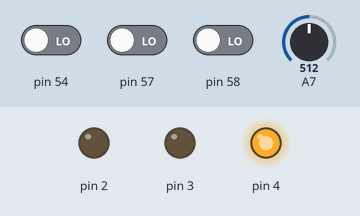
Recording of a sketch running on a simulated Arduino Mega 2560, built with avr-gcc and run on an emulated ATmega2560. Parts: output pins drawn as LEDs (lit = HIGH). Inputs (shaded band) come from the test bench; at power-on: pin 54 LOW, pin 57 LOW, pin 58 LOW, A7 = 512.

Above: at 1.2 s.
1.3 s: pin 54 driven HIGH
At 2.3 s:
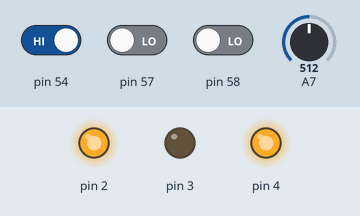
2.8 s: pin 54 driven LOW
At 3.5 s:
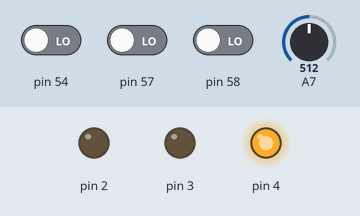
4.3 s: pin 57 driven HIGH and pin 58 driven HIGH
At 4.6 s:
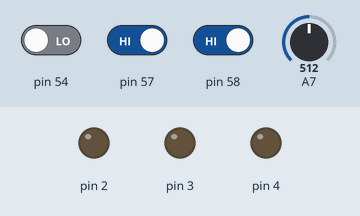
5.8 s: pin 54 driven HIGH
At 7.0 s:
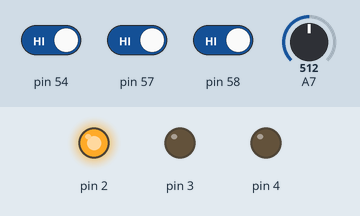
7.3 s: A7 set to 211
8.8 s: A7 set to 185
At 9.2 s:
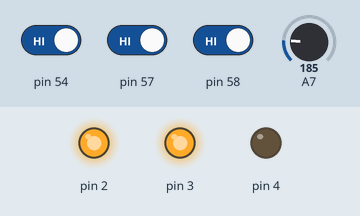
Timing chart, 0 to 11.3 s (numbered marks = the images above; inputs shaded):
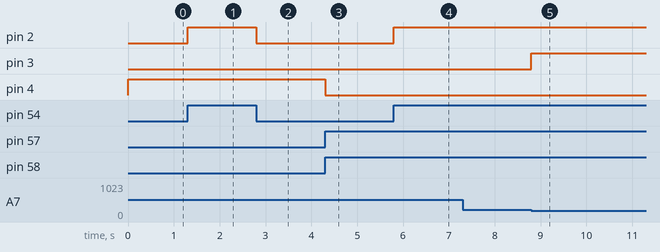

Measured:
- the behaviour switches between 200 and 199 on A7 (found by bisection; images 4 and 5)
- after the input at 1.3 s, pin 2: LOW → HIGH at once
- after the input at 2.8 s, pin 2: HIGH → LOW at once
- after the input at 4.3 s, pin 4: HIGH → LOW at once
- after the input at 5.8 s, pin 2: LOW → HIGH at once
- after the input at 7.3 s, every drawn part: stays the same
- after the input at 8.8 s, pin 3: LOW → HIGH at once

The sketch:

TC307_Chauffage.ino
```cpp
#include <SPI.h>
#include <Controllino.h>

//
// Tâche : TC307_Chauffage

// Définition des variables

bool bAllume;          // Mode automatique - vrai, mode manuel - faux
bool bCoupureThermique; // Passer en mode surchauffe de la chaudière
int iTempChaudiere;    // Capteur analogique de température de la chaudière

//
// Configuration
//
void setup() {

  pinMode(CONTROLLINO_A0, INPUT);
  pinMode(CONTROLLINO_A3, INPUT);
  pinMode(CONTROLLINO_A4, INPUT);

  pinMode(CONTROLLINO_D0, OUTPUT);
  pinMode(CONTROLLINO_D1, OUTPUT);
  pinMode(CONTROLLINO_D2, OUTPUT);
}

//
// Boucle
//
void loop() {

  // Lire les valeurs analogiques du capteur de température de la chaudière
  iTempChaudiere = analogRead(CONTROLLINO_A7);

  // Détecter l'allumage / l'extinction
  if (digitalRead(CONTROLLINO_A0))
  {
    bAllume = true;
  }
  else
  {
    bAllume = false;
  }

  // Détecter la réinitialisation du coupe-circuit thermique de la chaudière
  if (digitalRead(CONTROLLINO_A4))
  {
    bCoupureThermique = false;
  }

  // Détecter la coupure thermique de la chaudière
  if (!digitalRead(CONTROLLINO_A3))
  {
    bCoupureThermique = true;
  }

  // Chauffage on/off
  if ((iTempChaudiere < 200) && !bCoupureThermique && bAllume)
  {
    digitalWrite(CONTROLLINO_D1, HIGH);
  }
  else
  {
    digitalWrite(CONTROLLINO_D1, LOW);
  }

  // Signalisation du chauffage allumé
  if (bAllume)
  {
    digitalWrite(CONTROLLINO_D0, HIGH);
  }
  else
  {
    digitalWrite(CONTROLLINO_D0, LOW);
  }

  // Signalisation de l'ALARME
  if (bCoupureThermique)
  {
    digitalWrite(CONTROLLINO_D2, HIGH);
  }
  else
  {
    digitalWrite(CONTROLLINO_D2, LOW);
  }

}
```
